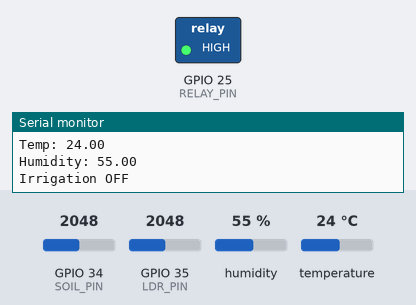
A sketch run on a simulated ESP32. Shown: switched loads named in the sketch (green lamp = pin HIGH), the last lines printed to the serial monitor. The test bench sets the inputs (shaded band); at power-on: GPIO 34 (SOIL_PIN) = 2048, GPIO 35 (LDR_PIN) = 2048, humidity 55 %, temperature 24 °C. WiFi joins after 1.5 s; servers stay silent unless stated.

Above: at 2.7 s.
2.8 s: GPIO 34 (SOIL_PIN) set to 1939
At 5.1 s:
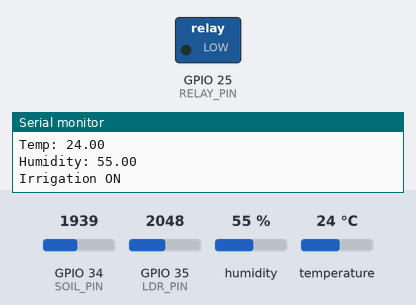
6.6 s: GPIO 35 (LDR_PIN) set to 1956
12.1 s: GPIO 34 (SOIL_PIN) set to 2040
At 15.0 s:
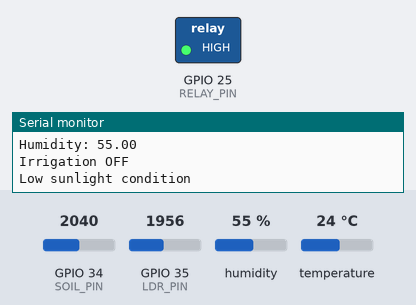
15.9 s: GPIO 34 (SOIL_PIN) set to 1960
At 17.1 s:
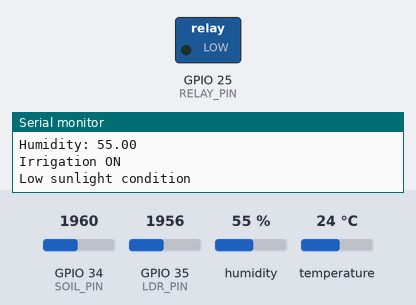
Timing chart, 0 to 18.9 s (numbered marks = the images above; inputs shaded):
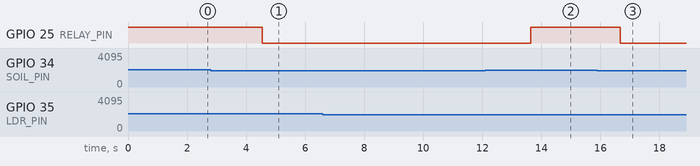

The sketch:

smart_agro_esp32.ino
```cpp
#include <WiFi.h>
#include <DHT.h>

// WiFi
const char* ssid = "YOUR_WIFI";
const char* password = "YOUR_PASSWORD";

// Pins
#define SOIL_PIN 34
#define LDR_PIN 35
#define RELAY_PIN 25
#define DHT_PIN 4
#define DHT_TYPE DHT11

DHT dht(DHT_PIN, DHT_TYPE);

// Thresholds
int soilThreshold = 2000;
int lightThreshold = 2000;

void setup() {
  Serial.begin(115200);

  pinMode(RELAY_PIN, OUTPUT);
  digitalWrite(RELAY_PIN, HIGH); // pump OFF

  dht.begin();

  // WiFi
  WiFi.begin(ssid, password);
  Serial.print("Connecting to WiFi");

  while (WiFi.status() != WL_CONNECTED) {
    delay(500);
    Serial.print(".");
  }

  Serial.println("\nConnected to WiFi");
}

void loop() {

  // Read sensors
  int soil = analogRead(SOIL_PIN);
  int light = analogRead(LDR_PIN);
  float temp = dht.readTemperature();
  float hum = dht.readHumidity();

  Serial.println("------ SENSOR DATA ------");
  Serial.print("Soil: "); Serial.println(soil);
  Serial.print("Light: "); Serial.println(light);
  Serial.print("Temp: "); Serial.println(temp);
  Serial.print("Humidity: "); Serial.println(hum);

  // Irrigation logic
  if (soil < soilThreshold) {
    digitalWrite(RELAY_PIN, LOW); // pump ON
    Serial.println("Irrigation ON");
  } else {
    digitalWrite(RELAY_PIN, HIGH); // pump OFF
    Serial.println("Irrigation OFF");
  }

  // Simple light check
  if (light < lightThreshold) {
    Serial.println("Low sunlight condition");
  }

  delay(3000);
}
```

Measured:
- the behaviour switches between 2000 and 1999 on GPIO 34 (SOIL_PIN) (found by bisection; images 0 and 1)
- after the input at 2.8 s, GPIO 25 (RELAY_PIN): HIGH → LOW after 1.8 s
- after the input at 12.1 s, GPIO 25 (RELAY_PIN): LOW → HIGH after 1.5 s
- after the input at 15.9 s, GPIO 25 (RELAY_PIN): HIGH → LOW after 0.77 s
